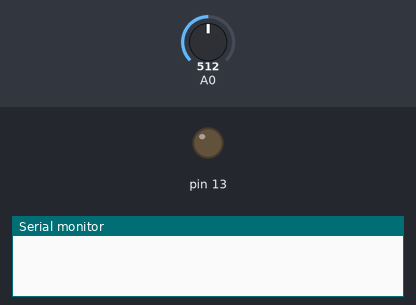
Recording of a sketch running on a simulated Arduino Uno, built with avr-gcc and run on an emulated ATmega328P. On the bench: output pins drawn as LEDs (lit = HIGH), the last lines printed to the serial monitor. Inputs (shaded band) come from the test bench; at power-on: A0 = 512.

Above: at 0.1 s.
At 10.2 s:
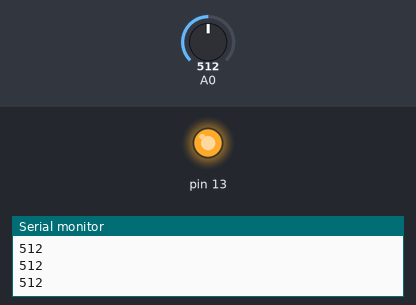
Timing chart, 0 to 11.7 s (numbered marks = the images above):
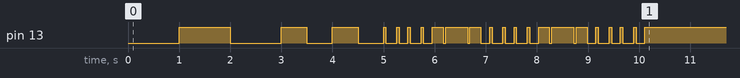

The sketch:

AnalogInput.pde
```cpp
void setup() {
  pinMode(13, OUTPUT);
 delay(1000);
  digitalWrite(13, HIGH);
  delay(1000);
  digitalWrite(13, LOW);
  delay(1000);
  digitalWrite(13, HIGH);
  delay(500);
  digitalWrite(13, LOW);
  delay(500);
  digitalWrite(13, HIGH);
  delay(500);
  digitalWrite(13, LOW);
  delay(500);


  digitalWrite(13, HIGH);


  Serial.begin(9600);

  for(int i =0;i<1000;i++){
    int sensorValue = analogRead(A0);
    if(((i^0xc) %50 ) == 0)
        digitalWrite(13, HIGH);
    if(((
    i^0xc) %50 ) == 25)
        digitalWrite(13, LOW);
    Serial.println(sensorValue);
  }
}

void loop() {
  delay(50);
  /*int sensorValue = analogRead(A0)
  ;


  digitalWrite(13, LOW);
   Serial.println(sensorValue);
  */
}
```
